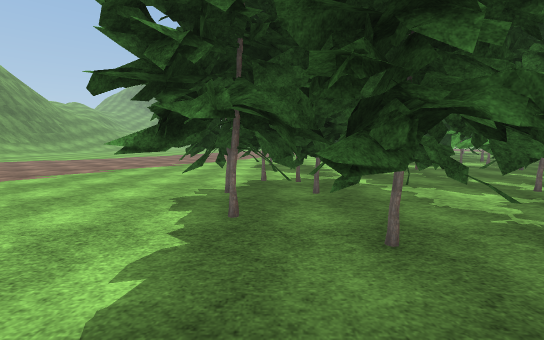
view 1 (above)

24 first-person views from a walk through a Unity game level. The camera is 1.5 m above the floor, tilts 6° down and sees 90° across. The floor is counted in squares, 2 m on a side. Each view is taken from the middle of a square. On the plan, view 1 faces up. The plan holds only what a view shows up to about 10 squares ahead; the rest is blank. The place goes on beyond the plan. The player is left out. Some surface patterns are stand-ins.

view 2
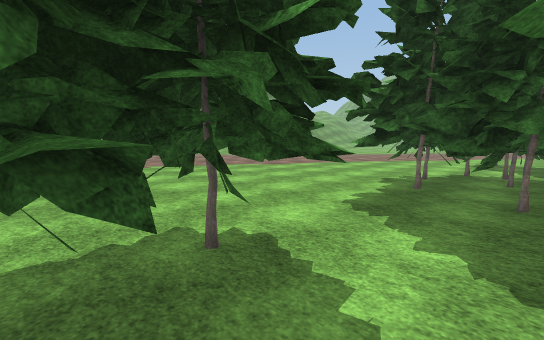

view 3
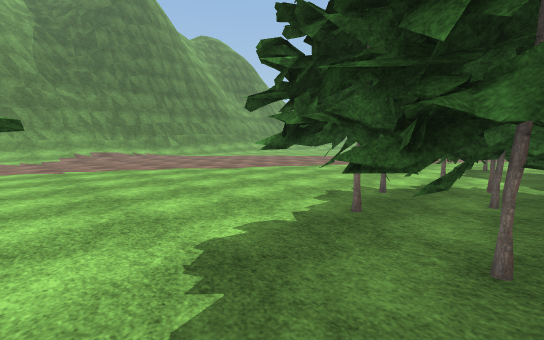

view 4
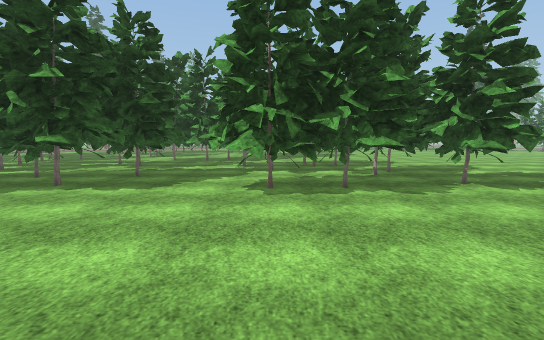

view 5
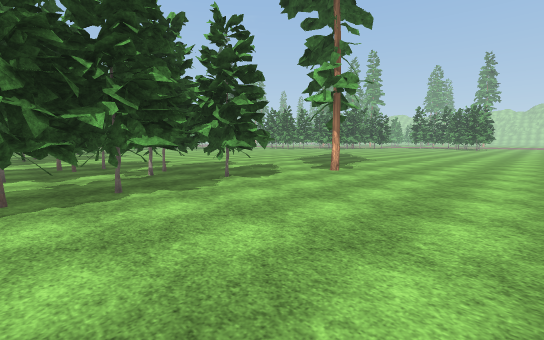

view 6
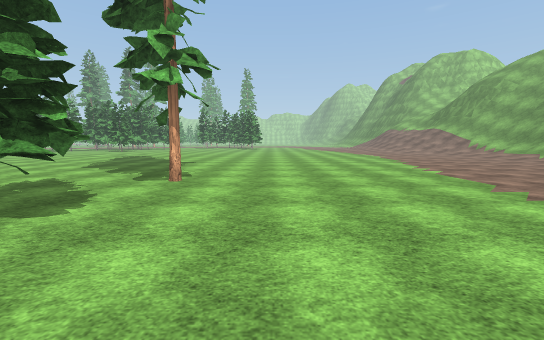

view 7
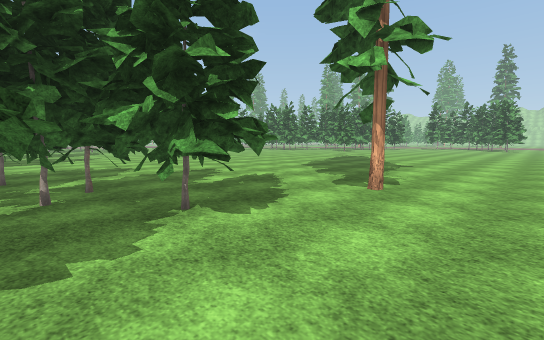

view 8
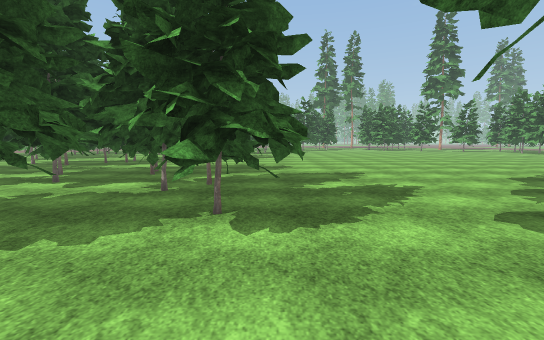

view 9
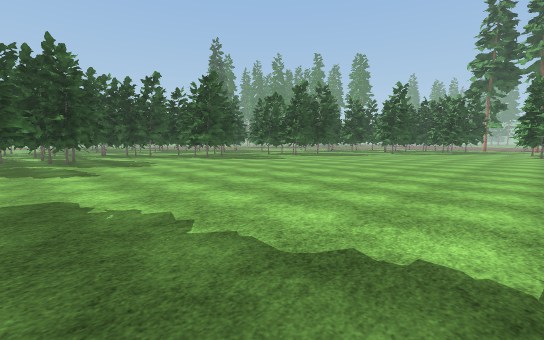

view 10
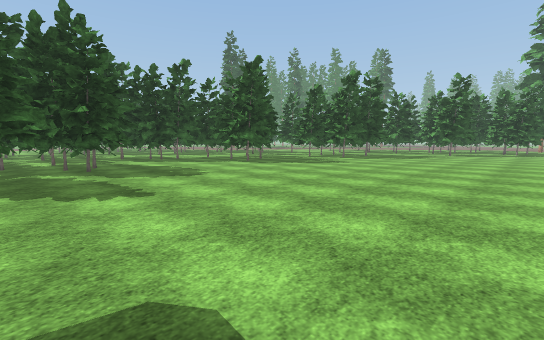

view 11
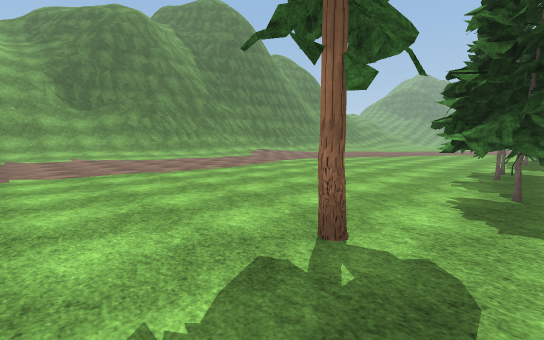

view 12
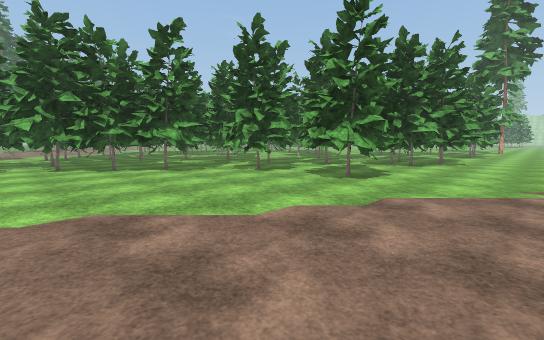

view 13
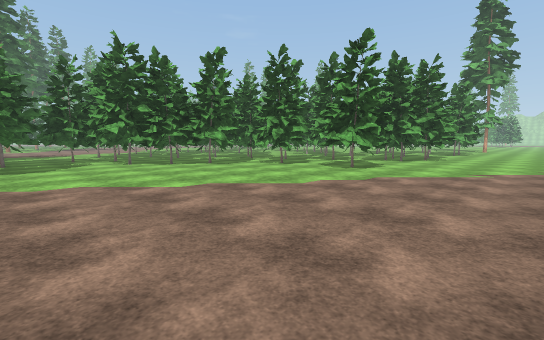

view 14
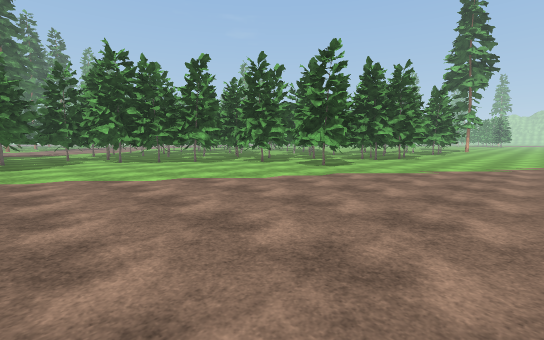

view 15
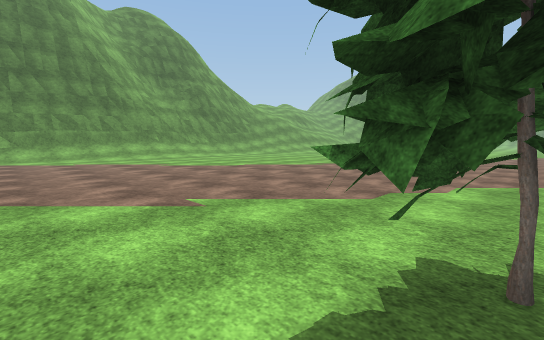

view 16
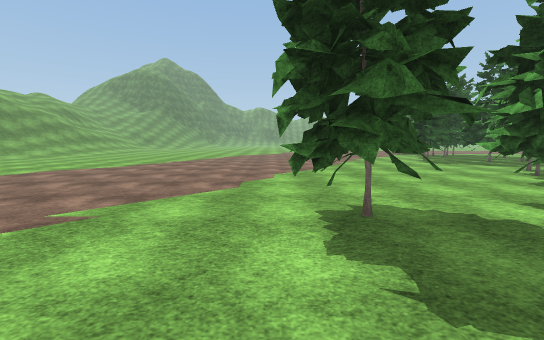

view 17
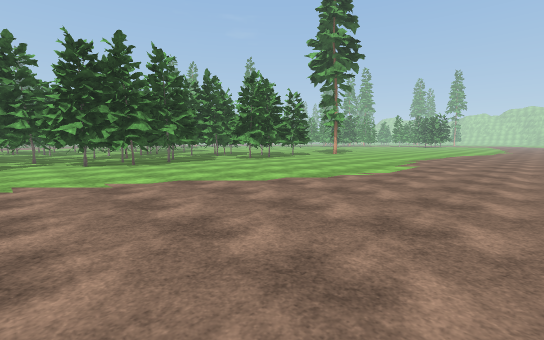

view 18
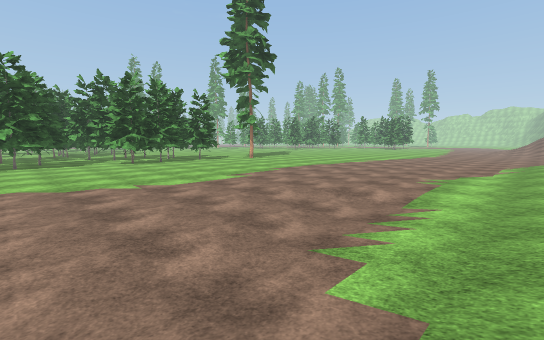

view 19
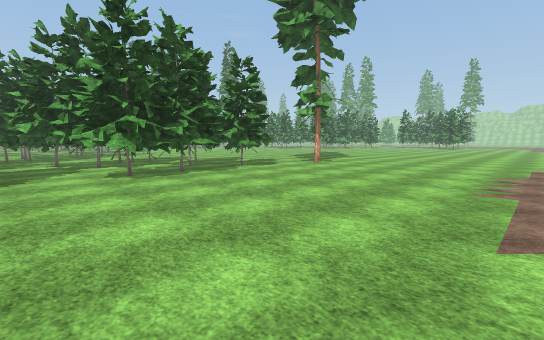

view 20
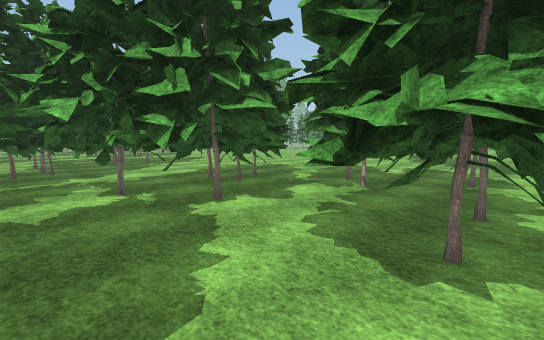

view 21
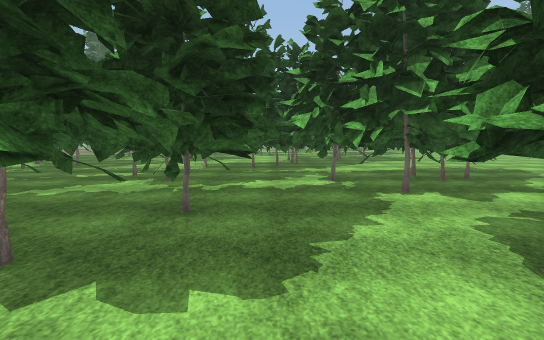

view 22
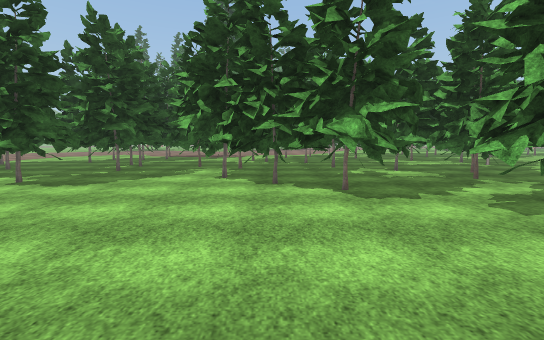

view 23
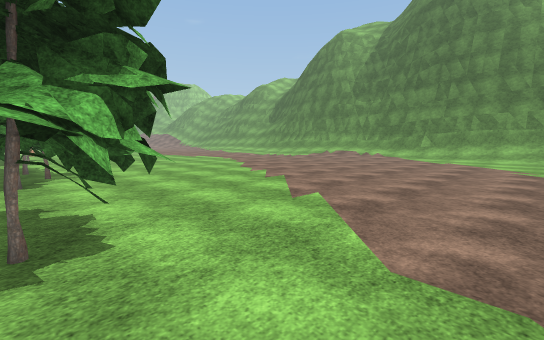

view 24
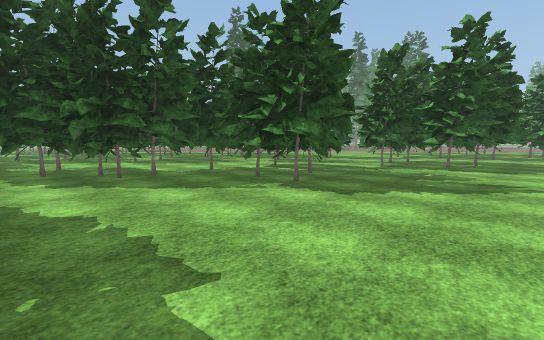

### Floor plan
Key: @ floor where view 1 was taken; # wall or solid block; x gap in a wall; . main floor; - floor 0.25 m lower than the main floor; / step, stairs or slope; T thing the floor can be seen under or through.
Columns run from 13 left of view 1 to 18 right of it. Each row starts with its distance up from view 1.
 16    ..............######.
 15    ..................#..
 14     .................#..
 13      .............####.
 12     .............###
 11 //..............###
 10 /..............###
  9  ............#x##
  8 /............#..#
  7 /..............##
  6    ..........###
  5    .........###
  4    .........##
  3 /...........##
  2 //-.........####
  1 //-...........## ####
  0 //-.........T@.T T.###  #..
 -1 //-/........TT.T T..#### ...
 -2 /...........TT.TTT...### .###
 -3 /...........TTTTTT....##..####
 -4 /...........TTTT..........####.
 -5 /...........TT............ ###..
 -6 /...............................
 -7 /...........#.............
 -8 /..........................
 -9 /...........................
-10 /............................
-11  ............................
-12  ...........................
-13         .....................
-14         ...... ..............

Where each view was taken, in squares from view 1:
view 1: 0 up, 0 right, facing up
view 2: 2 down, 1 right, facing up-left
view 3: 0 up, 1 right, facing up-left
view 4: 1 down, 5 left, facing right
view 5: 1 down, 5 left, facing down-right
view 6: 2 down, 3 left, facing down
view 7: 3 down, 3 left, facing down-right
view 8: 5 down, 3 left, facing right
view 9: 14 down, 2 right, facing up-right
view 10: 11 down, 2 right, facing up-right
view 11: 9 down, 0 right, facing up-left
view 12: 14 up, 3 left, facing down-right
view 13: 16 up, 4 left, facing down-right
view 14: 16 up, 5 left, facing down-right
view 15: 7 up, 0 right, facing up-left
view 16: 6 up, 1 left, facing up
view 17: 7 up, 10 left, facing down-right
view 18: 3 up, 13 left, facing down-right
view 19: 1 up, 7 left, facing down-right
view 20: 1 up, 1 left, facing down-right
view 21: 1 up, 2 left, facing right
view 22: 12 up, 0 right, facing right
view 23: 11 up, 0 right, facing down-left
view 24: 6 down, 5 right, facing up-right
